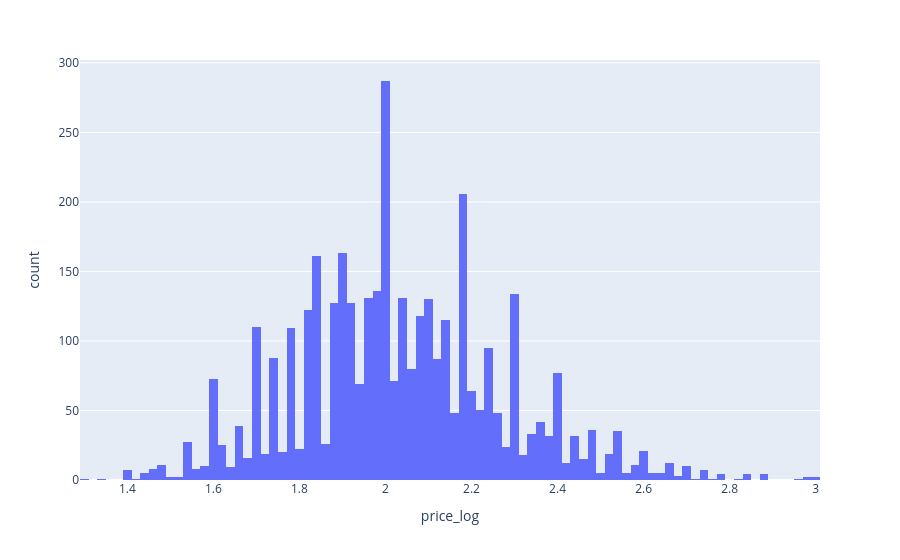

Notebook cell for this chart:
### Code cell
fig = px.histogram(data, 'price_log')
fig.show()

### Figure 1 — Plotly figure (JSON) as saved in the notebook; plotly's stock layout.template omitted (floating-point values rounded to 4 significant figures; data arrays with more than 128 entries replaced by an {"elided": "..."} marker saying what was removed)
{"data": [{"alignmentgroup": "True", "bingroup": "x", "hovertemplate": "price_log=%{x}<br>count=%{y}<extra></extra>", "legendgroup": "", "marker": {"color": "#636efa", "pattern": {"shape": ""}}, "name": "", "offsetgroup": "", "orientation": "v", "showlegend": false, "type": "histogram", "x": {"elided": "3818 float values"}, "xaxis": "x", "yaxis": "y"}], "layout": {"barmode": "relative", "legend": {"tracegroupgap": 0}, "margin": {"t": 60}, "xaxis": {"anchor": "y", "domain": [0, 1], "title": {"text": "price_log"}}, "yaxis": {"anchor": "x", "domain": [0, 1], "title": {"text": "count"}}}}
